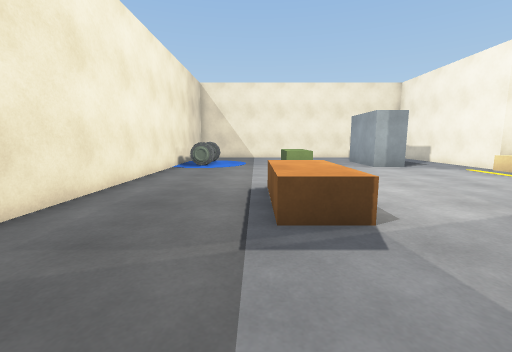
[1] (above)

21 first-person views from a walk through a 3-D level made in the Unity game engine. The camera is 1.2 m above the floor, tilts 8° down and sees 90° across. The floor is counted in squares, 1 m on a side. Each view is taken from the middle of a square. On the plan, view 1 faces up. The plan holds only what a view shows up to about 12 squares ahead; the rest is blank.

[2]
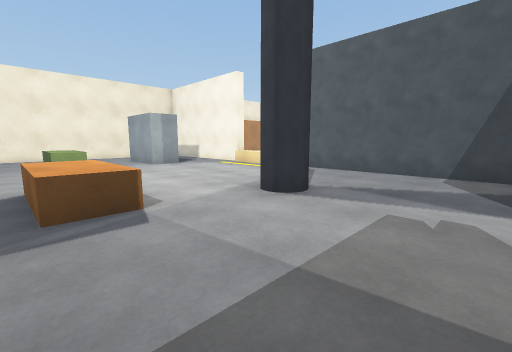

[3]
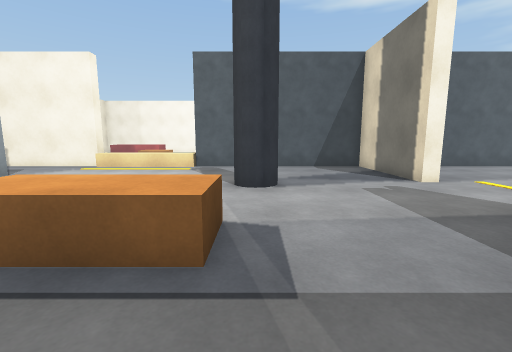

[4]
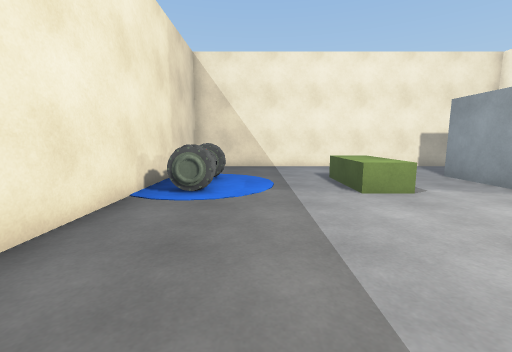

[5]
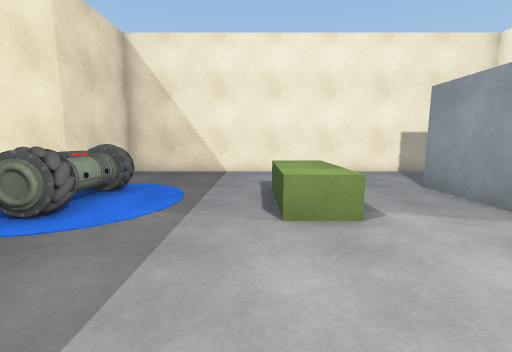

[6]
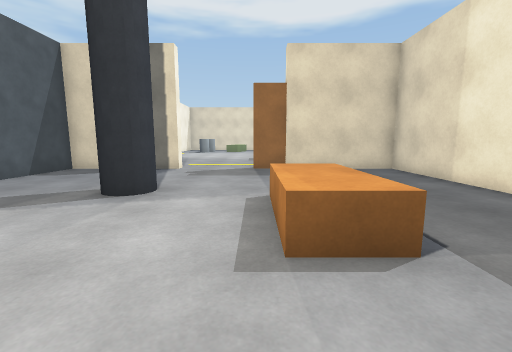

[7]
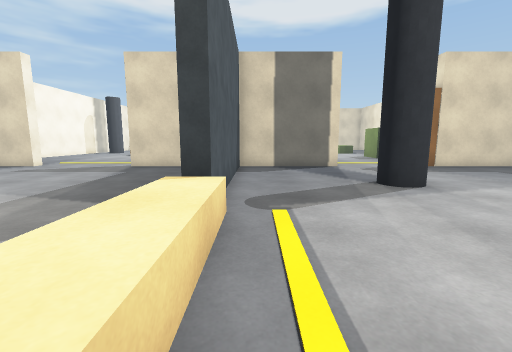

[8]
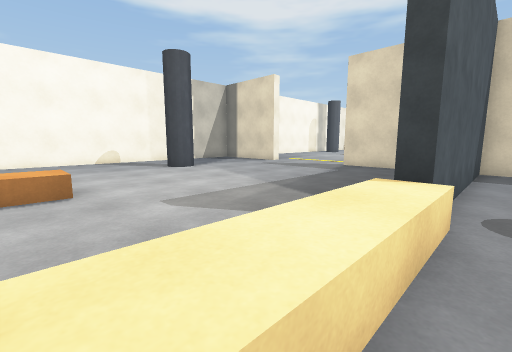

[9]
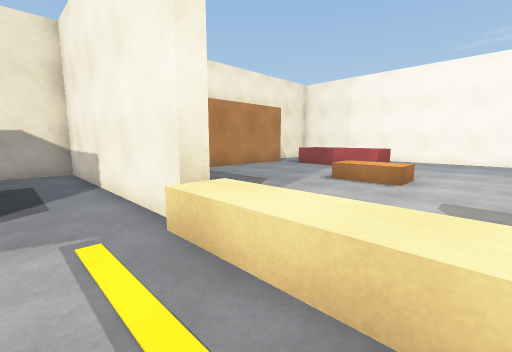

[10]
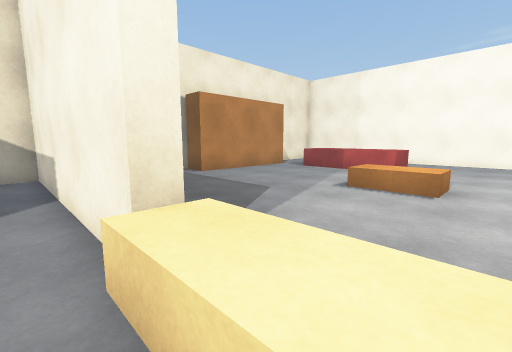

[11]
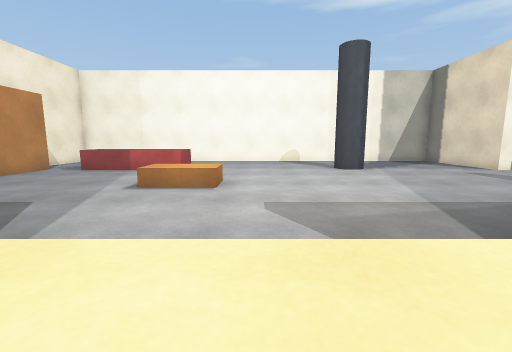

[12]
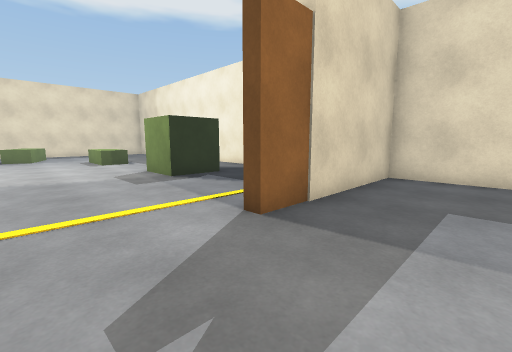

[13]
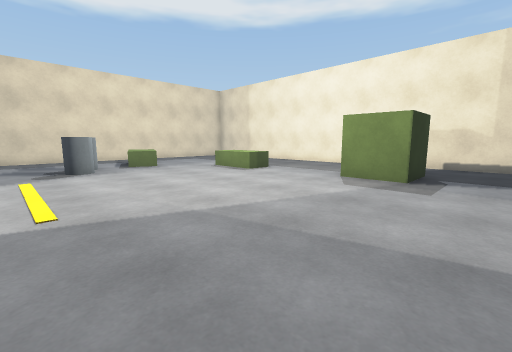

[14]
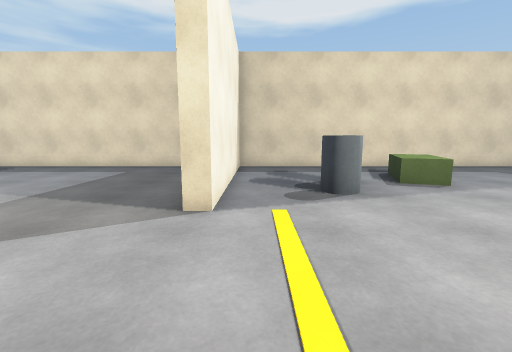

[15]
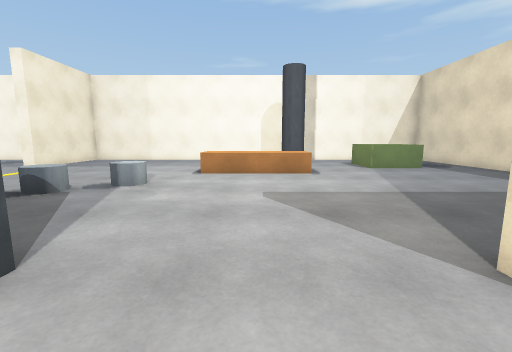

[16]
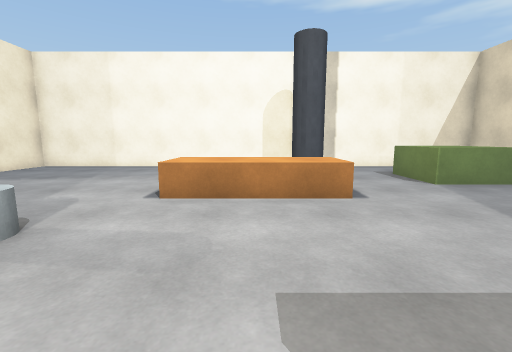

[17]
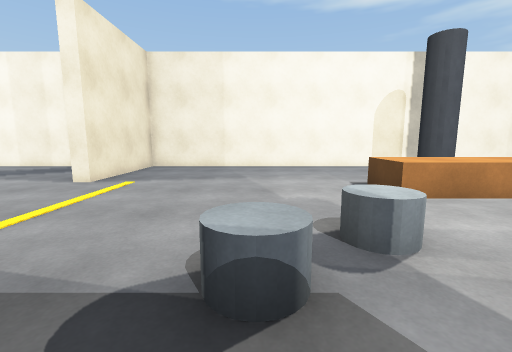

[18]
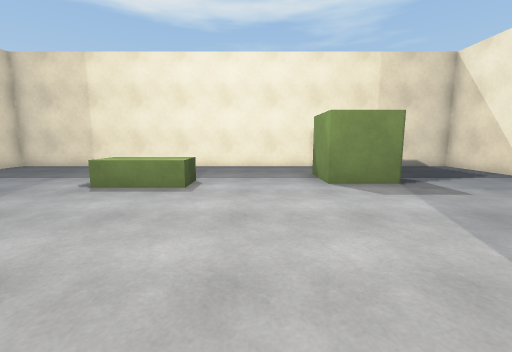

[19]
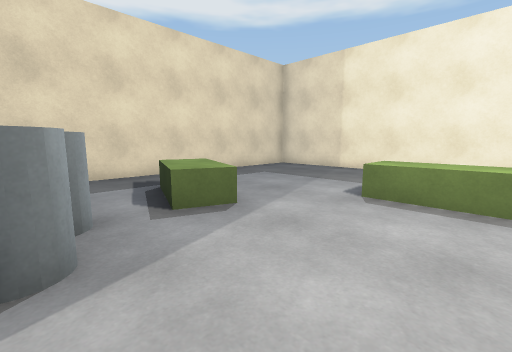

[20]
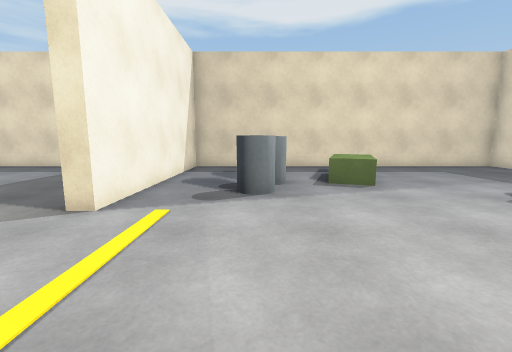

[21]
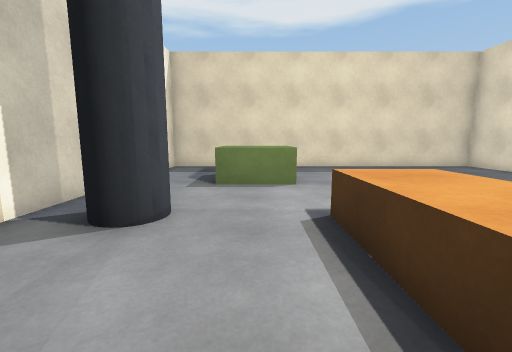

### Floor plan
Key: @ floor where view 1 was taken; # wall or solid block; . floor; = window, fence, low wall or low ledge; ^ raised ledge; O other object.
Columns run from 4 left of view 1 to 24 right of it. Each row starts with its distance up from view 1.
 18 ###############   ##     #
 17 #......  .....#   .#####..
 16 #......  .. ..#  ........
 15 #.....  ... ..#  ......^^
 14 #OO...^..#  ..# .......^^
 13 # O...^..#  ..# .......^^
 12 #OO...^..###..# .......^^^
 11 #.............# ....O   ^...
 10 #.............^ ....O.  ....#
  9 #.............^ ............#
  8 #.............^ ............#
  7 #.............^ ............#
  6 #...^^^.......^ ........... #
  5 #...^^^.......# ..........  #
  4 #...^^^.......# ........#  .#
  3 #........#....# ......... ..#
  2 #.............# ............#
  1 #.............# ............
  0 #...@.........# ...........
 -1 #.............# ..........
 -2 #######...#########.....#####
 -3 #..........        .........#
 -4 #............     ..........#
 -5 #.............   ...........#
 -6 #.............#  ...........#
 -7 #..OOO........# ..O.........#
 -8 #..  O........# ...O........#
 -9 #..OOO........#....O........#
-10 #....................^^^....#
-11 #....................^^^....#
-12 #....................^^^....#
-13 #....^...............^^^....#
-14 #   .^................^...#.#
-15 #   .^........#.............#
-16 #  ........O..#.............#
-17 #.......^^OO..#........OOO..#
-18 #......=^=.O..#........OOO..#
-19 #......^^.....#........OO ..#
-20 #.............#.......... ..#
-21 #.............#.......... ..#
-22 #############################

Where each view was taken, in squares from view 1:
view 1: 0 up, 0 right, facing up
view 2: 1 down, 0 right, facing up-right
view 3: 3 up, 2 left, facing right
view 4: 6 up, 1 left, facing up
view 5: 8 up, 1 right, facing up
view 6: 9 up, 2 right, facing down
view 7: 10 up, 9 right, facing down
view 8: 10 up, 9 right, facing down-right
view 9: 7 up, 8 right, facing up-right
view 10: 8 up, 9 right, facing up-right
view 11: 8 up, 9 right, facing right
view 12: 1 up, 5 right, facing down-left
view 13: 5 down, 9 right, facing down-left
view 14: 10 down, 9 right, facing down
view 15: 12 down, 8 right, facing right
view 16: 12 down, 12 right, facing right
view 17: 7 down, 12 right, facing right
view 18: 11 down, 8 right, facing left
view 19: 13 down, 7 right, facing down-left
view 20: 10 down, 7 right, facing down
view 21: 10 down, 20 right, facing down
